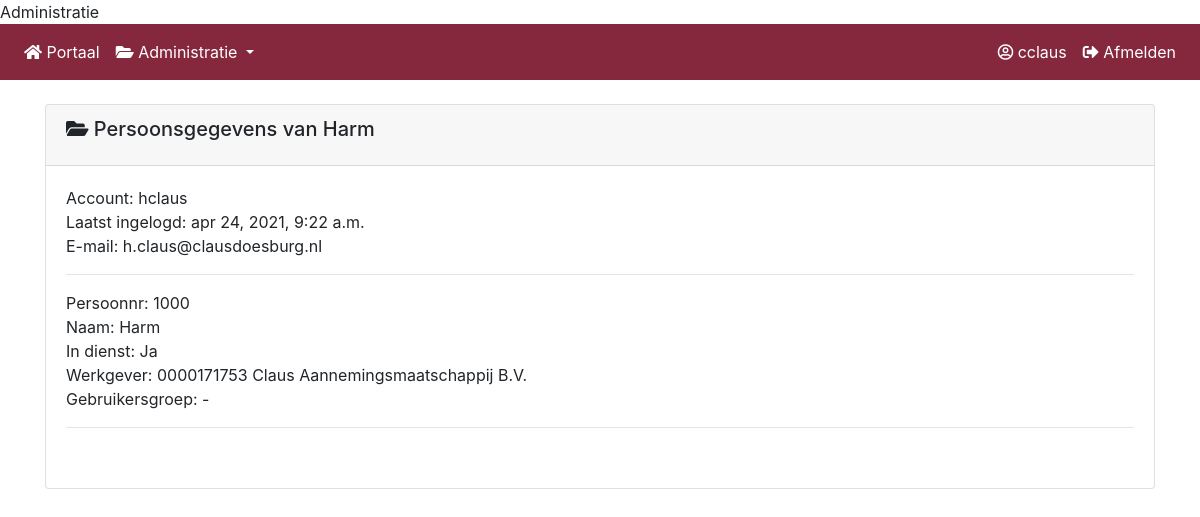
Page /persoon_details/1/ (signed in) on the committed database.
### claus_personen/models.py (models this page shows)
class Personen(models.Model):
    in_dienst_status = (('Ja','Ja'),('Nee','Nee'),)
    goedkeurder_status  = (('Ja','Ja'),('Nee','Nee'),)
    persoonnr = models.CharField(max_length=30)
    naam = models.CharField(max_length=100)
    administratie_werkgever = models.ForeignKey(BedrijfsAdministratie, on_delete=models.CASCADE)
    in_dienst_status = models.CharField(max_length=200, choices=in_dienst_status)
    persoon_guid = models.CharField(max_length=100)
    gebruikersgroep  = models.ForeignKey(Group, on_delete=models.CASCADE)
    account = models.ForeignKey(User, on_delete=models.CASCADE)
    class Meta:
        verbose_name_plural = "Personen"
    def __str__(self):
        return self.naam

### claus_administratie/models.py (models this page shows)
class BedrijfsAdministratie(models.Model):
    bedrijfs_status = (('Actief','Actief'),
                        ('Inactief','Inactief'),)
    bedrijfsnummer = models.CharField(max_length=10)
    bedrijfsnaam = models.CharField(max_length=200)
    kvk_nummer = models.CharField(max_length=200)
    vestigings_nummer = models.CharField(max_length=200)
    straatnaam_nummer = models.CharField(max_length=200)
    postcode = models.CharField(max_length=200)
    plaats = models.CharField(max_length=200)
    omschrijving = models.CharField(max_length=200)
    status = models.CharField(max_length=200, choices=bedrijfs_status)
    class Meta:
        verbose_name_plural = "Bedrijven"
    def __str__(self):
        return self.bedrijfsnummer + " " + self.bedrijfsnaam

### claus_personen/views.py (the view)
# urls.py: path('persoon_details/<int:pk>/', views.PersoonDetails.as_view(), name='persoon_details'),
class PersoonDetails(DetailView):
    model = Personen
    fields = (   'persoonnr',
                  'naam',
                  'in_dienst_status',
                  'administratie_werkgever',
                  'gebruikersgroep',
                  'account',
               )
    template_name = 'claus_persoon/persoon_details.html'

### claus_portaal/templatetags/has_group.py (called while the page is built)
@register.filter(name='has_group')
def has_group(user, group_name):
    group = Group.objects.get(name=group_name)
    return True if group in user.groups.all() else False

### claus_personen/templates/claus_persoon/persoon_details.html
{% include "claus_portaal/base.html" %}
{% load crispy_forms_tags %}
{% block content %}
{% if user.is_authenticated %}
<body>
<div class="container">
<br>
<div class="row">
<div class="col-sm-12">
<div class="card">
<div class="card-header">
<h5 class="card-title"><i class="fa fa-folder-open" aria-hidden="true"></i> Persoonsgegevens van  {{ object }}</h5>
</div>
<div class="card-body">
Account: {{ object.account }} <br>
Laatst ingelogd: {{ object.account.last_login }} <br>
E-mail:  {{ object.account.email }}
<hr>
Persoonnr: {{ object.persoonnr }} <br>
Naam: {{ object.naam }} <br>
In dienst: {{ object.in_dienst_status }} <br>
Werkgever: {{ object.administratie_werkgever }} <br>
Gebruikersgroep: -<br>
<hr>
<br>
</div>
</div>
<br>
{% endif %}
{% endblock %}

### claus_portaal/templates/claus_portaal/navbar_administratie.html (shortened to what this page needs)
<nav  class="navbar navbar-chb navbar-expand-lg  justify-content-end ">
    <div  class="collapse navbar-collapse" id="collapsibleNavbar">
      <ul class="navbar-nav mr-auto">
        <li class="nav-item">
          <a class="nav-link" href="{% url 'claus_portaal' %}"><i class="fa fa-home" aria-hidden="true"></i> Portaal </a>
        </li>
        <li class="nav-item dropdown">
          <a class="nav-link dropdown-toggle" id="navbarDropdown" role="button" data-toggle="dropdown" aria-haspopup="true" aria-expanded="false"><i class="fa fa-folder-open" aria-hidden="true"></i>
            Administratie
          </a>
      </li>
    </ul>
        <ul class="navbar-nav my-2 my-lg-0">
              <li>
                <a class="nav-link" href="{% url 'persoon_gegevens' %}"><i class="far fa-user-circle" aria-hidden="true"></i> {{ user.username }}</a>
              </li>
              <li>
                <a class="nav-link" href="{% url 'logout' %}"><i class="fas fa-sign-out-alt" aria-hidden="true"></i> Afmelden</a>
              </li>
        </ul>
    </div>
</nav>

### claus_portaal/templates/claus_portaal/base.html (style rules this page uses)
.navbar-chb { background-color: #85283e; color: #FFFFFF; }
a { color: inherit; }

### rows in the picture
Personen: naam "Harm", account "hclaus", account.last_login "apr 24, 2021, 9:22 a.m.", account.email "h.claus@clausdoesburg.nl", persoonnr "1000", in_dienst_status "Ja", administratie_werkgever "0000171753 Claus Aannemingsmaatschappij B.V."

### other values in the picture
{{ user.username }} "cclaus"
